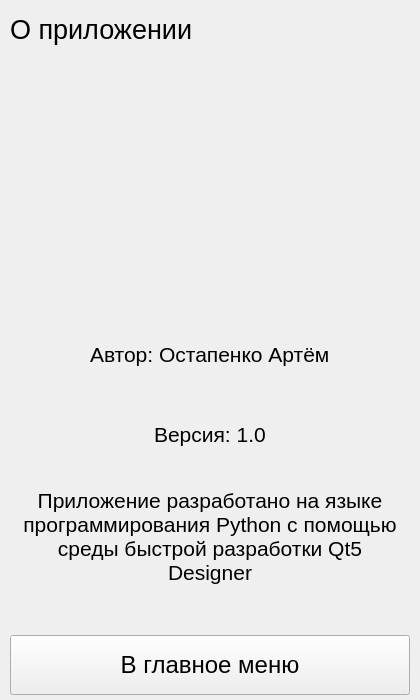
<?xml version="1.0" encoding="UTF-8"?>
<ui version="4.0">
 <class>AboutProgramForm</class>
 <widget class="QMainWindow" name="AboutProgramForm">
  <property name="geometry">
   <rect>
    <x>0</x>
    <y>0</y>
    <width>420</width>
    <height>700</height>
   </rect>
  </property>
  <property name="windowTitle">
   <string>MainWindow</string>
  </property>
  <widget class="QWidget" name="centralwidget">
   <layout class="QGridLayout" name="gridLayout" rowstretch="5,23,6,6,13,6">
    <property name="leftMargin">
     <number>10</number>
    </property>
    <property name="topMargin">
     <number>5</number>
    </property>
    <property name="rightMargin">
     <number>10</number>
    </property>
    <property name="bottomMargin">
     <number>5</number>
    </property>
    <property name="horizontalSpacing">
     <number>10</number>
    </property>
    <property name="verticalSpacing">
     <number>20</number>
    </property>
    <item row="0" column="0">
     <layout class="QHBoxLayout" name="horizontalLayout_6">
      <item>
       <widget class="QLabel" name="label_3">
        <property name="font">
         <font>
          <pointsize>20</pointsize>
         </font>
        </property>
        <property name="text">
         <string>&lt;html&gt;&lt;head/&gt;&lt;body&gt;&lt;p&gt;&lt;span style=&quot; font-size:20pt;&quot;&gt;О приложении&lt;/span&gt;&lt;/p&gt;&lt;/body&gt;&lt;/html&gt;</string>
        </property>
       </widget>
      </item>
     </layout>
    </item>
    <item row="1" column="0">
     <layout class="QHBoxLayout" name="horizontalLayout">
      <item>
       <widget class="QLabel" name="imageLabel">
        <property name="maximumSize">
         <size>
          <width>419</width>
          <height>229</height>
         </size>
        </property>
        <property name="text">
         <string/>
        </property>
        <property name="pixmap">
         <pixmap>../resource/logo.png</pixmap>
        </property>
       </widget>
      </item>
     </layout>
    </item>
    <item row="2" column="0">
     <layout class="QHBoxLayout" name="horizontalLayout_2">
      <item>
       <widget class="QLabel" name="label">
        <property name="sizePolicy">
         <sizepolicy hsizetype="Maximum" vsizetype="Preferred">
          <horstretch>0</horstretch>
          <verstretch>0</verstretch>
         </sizepolicy>
        </property>
        <property name="font">
         <font>
          <pointsize>16</pointsize>
         </font>
        </property>
        <property name="text">
         <string>Автор: Остапенко Артём</string>
        </property>
       </widget>
      </item>
     </layout>
    </item>
    <item row="3" column="0">
     <layout class="QHBoxLayout" name="horizontalLayout_3">
      <item>
       <widget class="QLabel" name="label_2">
        <property name="sizePolicy">
         <sizepolicy hsizetype="Maximum" vsizetype="Preferred">
          <horstretch>0</horstretch>
          <verstretch>0</verstretch>
         </sizepolicy>
        </property>
        <property name="font">
         <font>
          <pointsize>16</pointsize>
         </font>
        </property>
        <property name="text">
         <string>Версия: 1.0</string>
        </property>
       </widget>
      </item>
     </layout>
    </item>
    <item row="4" column="0">
     <layout class="QHBoxLayout" name="horizontalLayout_4">
      <item>
       <widget class="QTextBrowser" name="textBrowser">
        <property name="enabled">
         <bool>true</bool>
        </property>
        <property name="sizePolicy">
         <sizepolicy hsizetype="Expanding" vsizetype="Maximum">
          <horstretch>0</horstretch>
          <verstretch>20</verstretch>
         </sizepolicy>
        </property>
        <property name="palette">
         <palette>
          <active>
           <colorrole role="Base">
            <brush brushstyle="SolidPattern">
             <color alpha="0">
              <red>255</red>
              <green>255</green>
              <blue>255</blue>
             </color>
            </brush>
           </colorrole>
          </active>
          <inactive>
           <colorrole role="Base">
            <brush brushstyle="SolidPattern">
             <color alpha="0">
              <red>255</red>
              <green>255</green>
              <blue>255</blue>
             </color>
            </brush>
           </colorrole>
          </inactive>
          <disabled>
           <colorrole role="Base">
            <brush brushstyle="SolidPattern">
             <color alpha="255">
              <red>239</red>
              <green>239</green>
              <blue>239</blue>
             </color>
            </brush>
           </colorrole>
          </disabled>
         </palette>
        </property>
        <property name="contextMenuPolicy">
         <enum>Qt::DefaultContextMenu</enum>
        </property>
        <property name="acceptDrops">
         <bool>false</bool>
        </property>
        <property name="autoFillBackground">
         <bool>false</bool>
        </property>
        <property name="frameShape">
         <enum>QFrame::NoFrame</enum>
        </property>
        <property name="frameShadow">
         <enum>QFrame::Plain</enum>
        </property>
        <property name="verticalScrollBarPolicy">
         <enum>Qt::ScrollBarAlwaysOff</enum>
        </property>
        <property name="horizontalScrollBarPolicy">
         <enum>Qt::ScrollBarAlwaysOff</enum>
        </property>
        <property name="sizeAdjustPolicy">
         <enum>QAbstractScrollArea::AdjustIgnored</enum>
        </property>
        <property name="readOnly">
         <bool>true</bool>
        </property>
        <property name="html">
         <string>&lt;!DOCTYPE HTML PUBLIC &quot;-//W3C//DTD HTML 4.0//EN&quot; &quot;http://www.w3.org/TR/REC-html40/strict.dtd&quot;&gt;
&lt;html&gt;&lt;head&gt;&lt;meta name=&quot;qrichtext&quot; content=&quot;1&quot; /&gt;&lt;style type=&quot;text/css&quot;&gt;
p, li { white-space: pre-wrap; }
&lt;/style&gt;&lt;/head&gt;&lt;body style=&quot; font-family:'Ubuntu'; font-size:11pt; font-weight:400; font-style:normal;&quot;&gt;
&lt;p align=&quot;center&quot; style=&quot; margin-top:0px; margin-bottom:0px; margin-left:0px; margin-right:0px; -qt-block-indent:0; text-indent:0px;&quot;&gt;&lt;span style=&quot; font-size:16pt;&quot;&gt;Приложение разработано на языке программирования Python с помощью среды быстрой разработки Qt5 Designer&lt;/span&gt;&lt;/p&gt;
&lt;p align=&quot;center&quot; style=&quot;-qt-paragraph-type:empty; margin-top:0px; margin-bottom:0px; margin-left:0px; margin-right:0px; -qt-block-indent:0; text-indent:0px;&quot;&gt;&lt;br /&gt;&lt;/p&gt;&lt;/body&gt;&lt;/html&gt;</string>
        </property>
       </widget>
      </item>
     </layout>
    </item>
    <item row="5" column="0">
     <layout class="QHBoxLayout" name="horizontalLayout_5">
      <item>
       <widget class="QPushButton" name="backButton">
        <property name="sizePolicy">
         <sizepolicy hsizetype="Minimum" vsizetype="Minimum">
          <horstretch>0</horstretch>
          <verstretch>0</verstretch>
         </sizepolicy>
        </property>
        <property name="font">
         <font>
          <pointsize>18</pointsize>
         </font>
        </property>
        <property name="text">
         <string>В главное меню</string>
        </property>
       </widget>
      </item>
     </layout>
    </item>
   </layout>
  </widget>
 </widget>
 <resources/>
 <connections/>
</ui>
